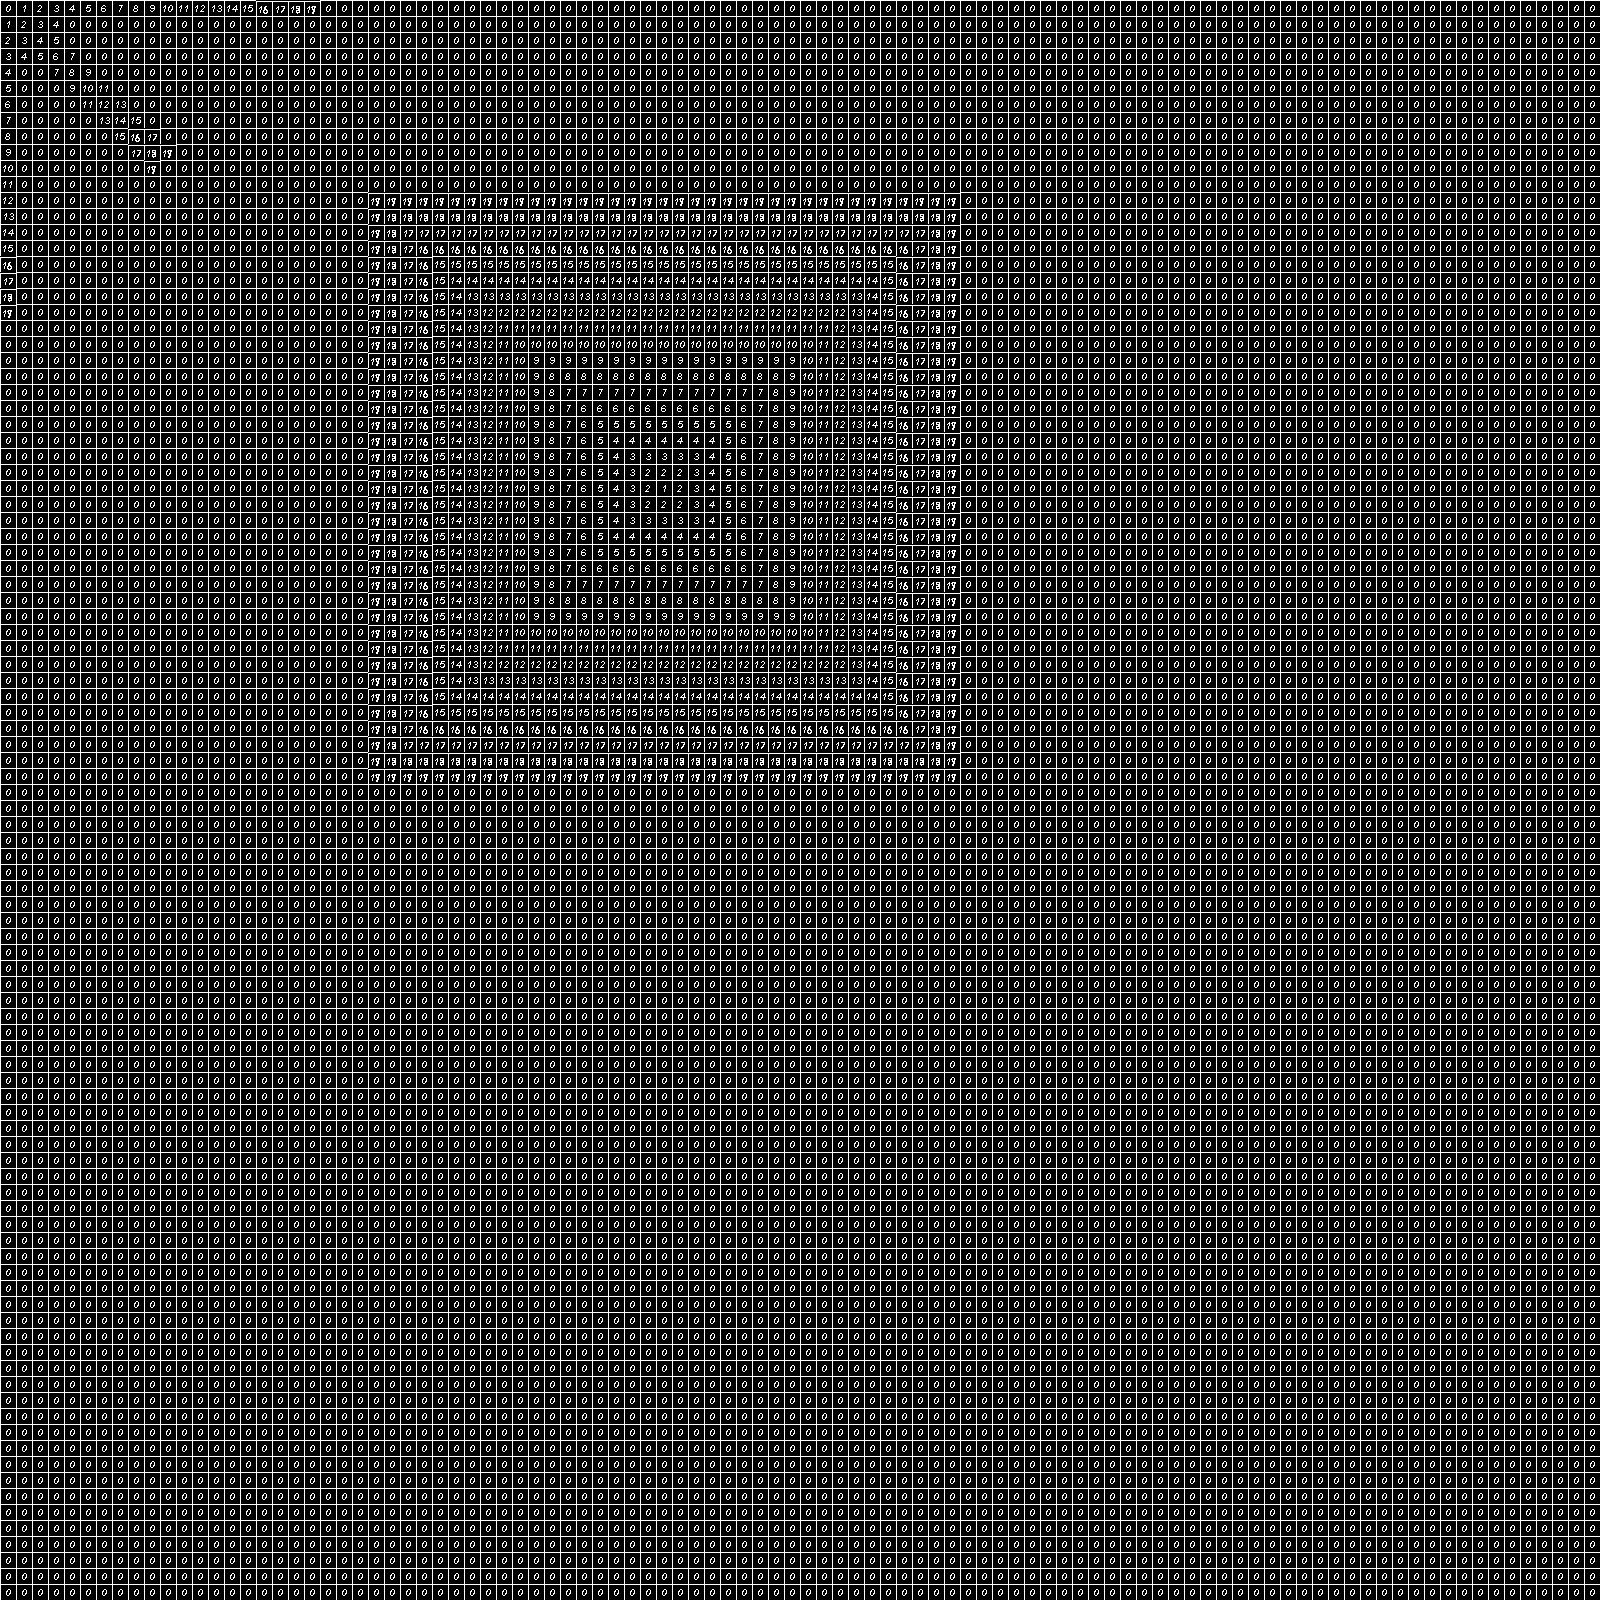

Tiled map render using the project's own tile images. Description and the map definition, with tile-layer contents summarised, below:
An orthogonal 100x100 tile map with 16x16 px tiles, 1 tile layer (Tile Layer 1).

<map version="1.0" orientation="orthogonal" width="100" height="100" tilewidth="16" tileheight="16">
 <tileset firstgid="1" name="BkTiled2" tilewidth="16" tileheight="16">
  <image source="../src/org/bianisoft/games/javatestapp/res/back/BkTiled2.png" width="128" height="48" />
 </tileset>
 <layer name="Tile Layer 1" width="100" height="100">
  <data>[10000 cells, 10000 non-empty, 20 distinct tile ids]</data>
 </layer>
</map>